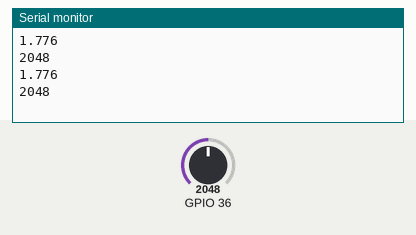
A sketch run on a simulated ESP32. On the bench: the last lines printed to the serial monitor. The test bench sets the inputs (shaded band); at power-on: GPIO 36 = 2048.

Above: at 1.2 s.
1.3 s: GPIO 36 set to 2866
At 2.5 s:
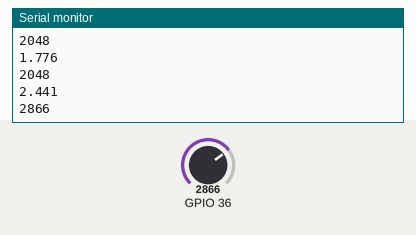
2.8 s: GPIO 36 set to 3603
At 3.8 s:
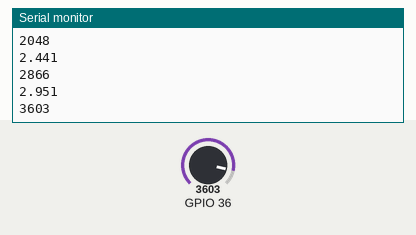
Timing chart, 0 to 5.8 s (numbered marks = the images above; inputs shaded):
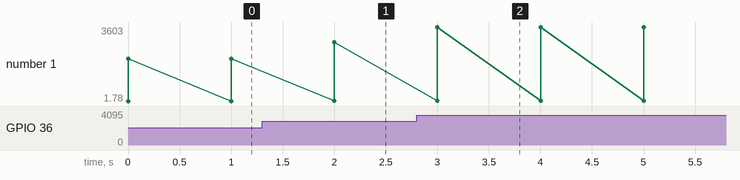

Measured:
- after the input at 1.3 s, the serial monitor: prints a new line after 0.70 s (image 1)
- after the input at 2.8 s, the serial monitor: prints a new line after 0.20 s (image 2)
- plotted number 1: 2048 → 2866 after the input at 1.3 s, 2866 → 3603 after the input at 2.8 s

The sketch:

ESP32_Voltmeter.ino
```cpp
void setup() {
  Serial.begin(115200);
}

void loop() {
  Serial.println(ReadVoltage(36),3);
  Serial.println(analogRead(36));
  delay(1000);
}

double ReadVoltage(byte pin){
  double reading = analogRead(pin); // Reference voltage is 3v3 so maximum reading is 3v3 = 4095 in range 0 to 4095
  if(reading < 1 || reading > 4095) return 0;
  // return -0.000000000009824 * pow(reading,3) + 0.000000016557283 * pow(reading,2) + 0.000854596860691 * reading + 0.065440348345433;
  return -0.000000000000016 * pow(reading,4) + 0.000000000118171 * pow(reading,3)- 0.000000301211691 * pow(reading,2)+ 0.001109019271794 * reading + 0.034143524634089;
} // Added an improved polynomial, use either, comment out as required


/* ADC readings v voltage
 *  y = -0.000000000009824x3 + 0.000000016557283x2 + 0.000854596860691x + 0.065440348345433
 // Polynomial curve match, based on raw data thus:
 *   464     0.5
 *  1088     1.0
 *  1707     1.5
 *  2331     2.0
 *  2951     2.5
 *  3775     3.0
 *
 */
```
